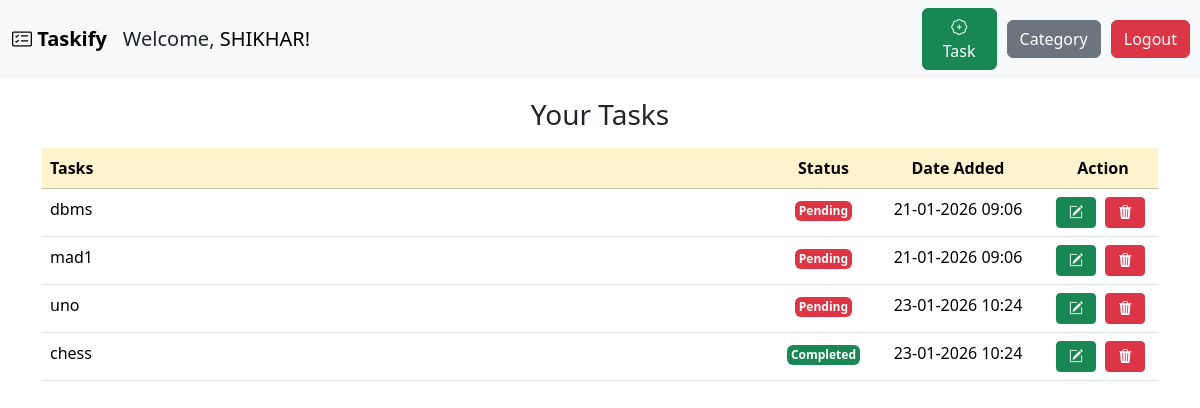
The app's page /homepage (signed in) with its own data.
### app.py (models this page shows)
class Users(db.Model):
    id=db.Column(db.Integer,primary_key=True)
    name=db.Column(db.String(100),nullable=False)
    email=db.Column(db.String(100),nullable=False, unique=True)
    password=db.Column(db.String(15),nullable=False)
    tasks = db.relationship('Tasks', backref='users', lazy=True)
    categories= db.relationship('Category', backref='users', lazy=True)

class Tasks(db.Model):
    id=db.Column(db.Integer,primary_key=True)
    task=db.Column(db.String(200),nullable=False)
    status=db.Column(db.String(100),nullable=False, default="Pending")
    date_added=db.Column(db.String(20), default=datetime.now().strftime("%d-%m-%Y %H:%M"))
    user_id= db.Column(db.Integer,db.ForeignKey("users.id"),nullable=False )
    category_id= db.Column(db.Integer,db.ForeignKey("category.id"),nullable=False )

### app.py (the view)
@app.route("/homepage")
def page():
    if "user_name" in session:
        tasks = Tasks.query.filter_by(user_id=session.get("user_id")).all()
        user_details=Users.query.filter_by(id=session.get("user_id")).first()
        return render_template("home.html", name=user_details.name,tasks=tasks)
    flash("Please login to continue.","info")
    return redirect(url_for("index"))

### templates/home.html (shortened to what this page needs)
{% extends "base.html" %}
{% block content %}
<h3 class="text-center mb-3 mt-3">Your Tasks</h3>
<table class="table">
    <tr class="table-warning">
        <th scope="col"><b>Tasks</b></th>
        <th scope="col" style="width: 80px; text-align: center;"><b>Status</b></th>
        <th scope="col" style="width: 180px; text-align: center;"><b>Date Added</b></th>
        <th style="width: 110px; text-align: center;"><b>Action</b></th>
    </tr>
    {% for t in tasks %}
    <tr>
        <td>{{t.task}}</td>
        {% if t.status=="Pending" %}
        <td class="text-center"><span class="badge text-bg-danger p-1">{{t.status}}</span></td>
        {% elif t.status=="In-progress" %}
        <td class="text-center"><span class="badge text-bg-warning p-1">{{t.status}}</span></td>
        {% else %}
        <td class="text-center"><span class="badge text-bg-success p-1">{{t.status}}</span></td>
        {% endif %}
        <td class="text-center">{{t.date_added}}</td>
        <td><a href="/edit/{{t.id}}" class="btn btn-success btn-sm"
                style="width:40px; margin-right: 5px;"><i class="bi bi-pencil-square"></i></a>
            <a href="/delete/{{t.id}}" class="btn btn-danger btn-sm"
                style="width:40px;"><i class="bi bi-trash3-fill"></i></a>
        </td>
    </tr>
    {% endfor %}
</table>
{% endblock %}

### templates/base.html (shortened to what this page needs)
<!DOCTYPE html>
<html lang="en">
<head>
  <link href="https://cdn.jsdelivr.net/npm/bootstrap@5.3.8/dist/css/bootstrap.min.css" rel="stylesheet"
>
<link rel="stylesheet" href="https://cdnjs.cloudflare.com/ajax/libs/bootstrap-icons/1.13.1/font/bootstrap-icons.min.css">
  </head>
<body>
  <nav class="navbar navbar-expand-lg bg-body-tertiary">
    <div class="container-fluid">
      <a class="navbar-brand fw-bold" href="/homepage"><i class="bi bi-card-checklist"></i> Taskify</a>
      <div class="collapse navbar-collapse" id="navbarNavAltMarkup">
        <div class="navbar-nav">
          <span class="active fs-5" style="font-weight:400;">Welcome, <a href="/user" style="font-weight: 400; text-decoration: none; color: black;">{{ name| upper }}!</a></span>
        </div>
        </div>
        </div>
          <a href="/task" class="btn btn-success" style="width:90px; margin-right: 10px;"><i class="bi bi-patch-plus"></i> Task</a>
          <a href="/category" class="btn btn-secondary" style="margin-right: 10px;">Category</a>
          <a href="/logout" class="btn btn-danger" style="margin-right: 10px;">Logout</a>
  </nav>
  <div class="container">
  {% block content %}
  {% endblock %}
  </div>
</body>
</html>

### records on screen
Users: name "SHIKHAR"
Tasks: task "dbms", status "Pending", date_added "21-01-2026 09:06"
Tasks: task "mad1", status "Pending", date_added "21-01-2026 09:06"
Tasks: task "uno", status "Pending", date_added "23-01-2026 10:24"
Tasks: task "chess", status "Completed", date_added "23-01-2026 10:24", {{ t.id }} 4 (drawn)
